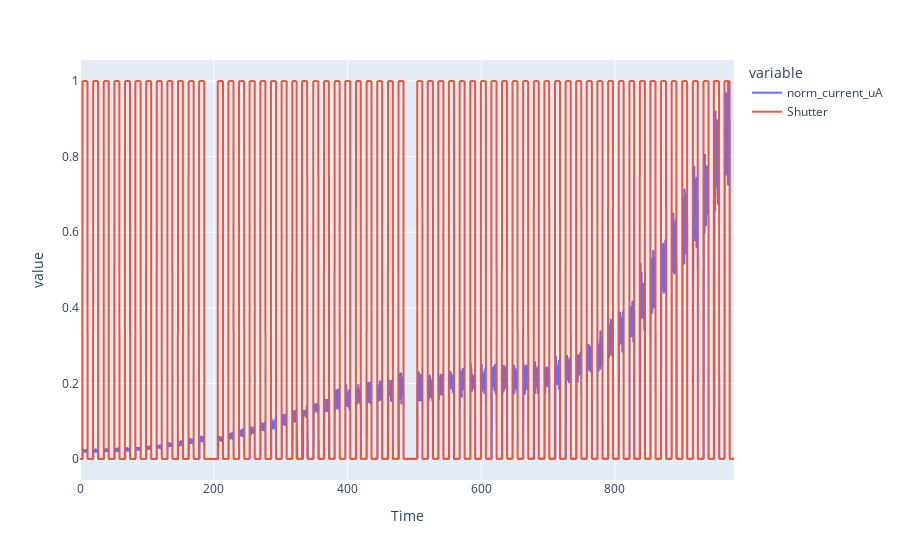

Notebook cell for this chart:
### Code cell
import pandas as pd
import numpy as np
from datetime import datetime
format_data = "%m%d%y_%H%M%S"
df = pd.read_table(r"Данные\Калибровка_041224_145832_.txt",  decimal='.')
df["Time"] = df.Timestamp.apply( lambda x: datetime.strptime(x, format_data))
df["Time"] = df["Time"] - df["Time"][0]
df["Time"] = df["Time"].dt.total_seconds()
for i in range(int(df.Time[df.index[-1]])):
    pattern = np.linspace(0,1,len(df[df.Time == i]))
    df.loc[df.Time == i, "Time"] += pattern

df = df.loc[df.Wavelength >= 300][["Time", "Current", "Wavelength", "Shutter"]].copy(deep=True)
df

df["norm_current_uA"] = (df["Current"] - df["Current"].min())/(df["Current"].max() - df["Current"].min())
df["Shutter"] = df["Shutter"].shift(-23)

px.line(df, "Time", ["norm_current_uA","Shutter"])

### Figure 1 — Plotly figure (JSON) as saved in the notebook; plotly's stock layout.template omitted (floating-point values rounded to 4 significant figures; data arrays with more than 128 entries replaced by an {"elided": "..."} marker saying what was removed)
{"data": [{"hovertemplate": "variable=norm_current_uA<br>Time=%{x}<br>value=%{y}<extra></extra>", "legendgroup": "norm_current_uA", "line": {"color": "#636efa", "dash": "solid"}, "marker": {"symbol": "circle"}, "mode": "lines", "name": "norm_current_uA", "showlegend": true, "type": "scattergl", "x": {"elided": "10814 float values"}, "xaxis": "x", "y": {"elided": "10814 float values"}, "yaxis": "y"}, {"hovertemplate": "variable=Shutter<br>Time=%{x}<br>value=%{y}<extra></extra>", "legendgroup": "Shutter", "line": {"color": "#EF553B", "dash": "solid"}, "marker": {"symbol": "circle"}, "mode": "lines", "name": "Shutter", "showlegend": true, "type": "scattergl", "x": {"elided": "10814 float values"}, "xaxis": "x", "y": {"elided": "10814 int values"}, "yaxis": "y"}], "layout": {"legend": {"title": {"text": "variable"}, "tracegroupgap": 0}, "margin": {"t": 60}, "xaxis": {"anchor": "y", "domain": [0, 1], "title": {"text": "Time"}}, "yaxis": {"anchor": "x", "domain": [0, 1], "title": {"text": "value"}}}}
